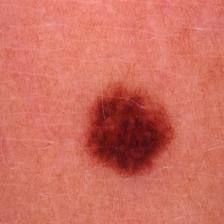
#> input picture dataset/train/Benign/1059.jpg, 224 x 224 px, found by its file name; its folder holds only this picture in this run
$ jupyter execute --allow-errors Melanoma_Cancer_Image_analysis.ipynb
#> lines starting #> are read from the running program, lines starting #| are printed output that depends on the picture
### Importing the libraries

[cell 1]
import os
import numpy as np
import seaborn as sns
import matplotlib.pyplot as plt
import tensorflow as tf
from tensorflow.keras.preprocessing.image import ImageDataGenerator
from tensorflow.keras.models import Sequential
from tensorflow.keras.layers import Dense, Conv2D, MaxPooling2D, Flatten, Dropout, GlobalAveragePooling2D
from tensorflow.keras.optimizers import Adam
import warnings
from PIL import Image, ImageEnhance
import cv2
import matplotlib.pyplot as plt
warnings.filterwarnings("ignore")
from sklearn.utils.class_weight import compute_class_weight
from sklearn.metrics import classification_report, confusion_matrix
from tensorflow.keras.applications import ResNet50
from tensorflow.keras.models import Model
import random
import shutil
from tensorflow.keras.layers import BatchNormalization
from tensorflow.keras.callbacks import EarlyStopping,ReduceLROnPlateau
from transformers import AutoModel
from tensorflow.keras.mixed_precision import set_global_policy
from sklearn.model_selection import train_test_split
from tensorflow.keras.applications import EfficientNetB0

[cell 2]
import transformers
print(transformers.__version__)

### Reading both our train and test data & EDA

[cell 3]
# Define dataset paths
train_dir = r"C:\Users\S P E C T R E\Desktop\Personal Projects\Melanoma-Cancer-Image-Analysis\dataset\train"
test_dir = r"C:\Users\S P E C T R E\Desktop\Personal Projects\Melanoma-Cancer-Image-Analysis\dataset\test"

# Get class names (benign & malignant)
categories = os.listdir(train_dir)
categories

[cell 4]
# Function to display sample images for each category
def display_sample_images(data_dir, categories, num_samples=5):
#> called with num_samples = 5
    plt.figure(figsize=(15, 10))

    for i, category in enumerate(categories):
        category_path = os.path.join(data_dir, category)
        images = os.listdir(category_path)

        for j in range(num_samples):
            sample_image = random.choice(images)
            img_path = os.path.join(category_path, sample_image)

            # Read and display image
            img = cv2.imread(img_path)
#> img is the input picture: shape (224, 224, 3); mean B, G, R 95.7, 110.2, 206.8
            img = cv2.cvtColor(img, cv2.COLOR_BGR2RGB)  # Convert BGR to RGB

            plt.subplot(len(categories), num_samples, i * num_samples + j + 1)
            plt.imshow(img)
            plt.title(category)
            plt.axis("off")

    plt.tight_layout()
    plt.show()

# Display sample images
display_sample_images(train_dir, categories)

Looking at these benign samples, we can already observe some challenges in the dataset;

Variability in Skin Tone & Lighting

The benign image has a reddish tone, while the malignant image has a neutral skin tone.
This variation might affect model performance if not normalized properly.
Presence of Artifacts

The malignant image contains hairs and dark marks that are unrelated to the lesion.
These could introduce noise and cause the model to focus on irrelevant features.
Uneven Focus & Resolution

The benign image is sharper, while the malignant image appears a bit blurry.
This might affect the feature extraction during model training.

### Splitting the train set into train and validation set

[cell 5]
#Define paths
train_dir = r"C:\Users\S P E C T R E\Desktop\Personal Projects\Melanoma-Cancer-Image-Analysis\dataset\train"
val_dir = r"C:\Users\S P E C T R E\Desktop\Personal Projects\Melanoma-Cancer-Image-Analysis\dataset\validation"

# Create validation directory if it doesn't exist
os.makedirs(val_dir, exist_ok=True)

# Get all categories (Benign & Malignant)
categories = os.listdir(train_dir)

# Set seed for reproducibility
random.seed(42)

# Split each category into training and validation sets
#> (the rest of this cell did not finish here and is left out)

[cell 6]
# Function to count images in each category
def count_images(directory):
    counts = {category: len(os.listdir(os.path.join(directory, category))) for category in categories}
    return counts

# Count images in train and validation
train_counts = count_images(train_dir)
val_counts = count_images(val_dir)

# Print results
print("Number of images per category in TRAIN:")
for category, count in train_counts.items():
    print(f"{category}: {count} images")

print("\nNumber of images per category in VALIDATION:")
for category, count in val_counts.items():
    print(f"{category}: {count} images")

### Apply Preprocessing & Augmentation

[cell 7]
# Define image size and batch size
IMG_SIZE = (224, 224)
BATCH_SIZE = 32

# Data augmentation for training set
#> (the rest of this cell did not finish here and is left out)

[cell 8]
#checking if there's an imbalance in train generator
# class labels
class_labels = ["Benign", "Malignant"]

# Count occurrences of each class
#> (the rest of this cell did not finish here and is left out)

From the graph the class distribution looks a bit imbalanced but not too extreme. Since the benign class has more samples than the malignant class, applying class weighting during model training will help ensure balanced learning.

[cell 9]
# Checking class distribution in the validation set
val_labels = ["Benign", "Malignant"]

# Count occurrences of each class
#> (the rest of this cell did not finish here and is left out)

Applying class weighting to ensure the model doesn't become biased toward the majority class.

#> (a cell that did not finish here is left out)

The model will slightly downweight the Benign class (0.95).
It will slightly upweight the Malignant class (1.05) to balance the dataset.

### Enhances edges and details in the image.and enhancing contrast by adjusting image brightness dynamically

[cell 11]
# Function to preprocess images correctly
def preprocess_image(image, target_size=(224, 224)):
    # Resize image first
    image = cv2.resize(image, target_size)

    # Apply sharpening filter BEFORE normalizing
    sharpen_kernel = np.array([[0, -1, 0], [-1, 5, -1], [0, -1, 0]])
    image = cv2.filter2D(image, -1, sharpen_kernel)

    # Convert back to uint8 before normalization
    image = np.clip(image, 0, 255).astype(np.uint8)

    # Normalize pixel values to [0,1]
    image = image / 255.0

    return image

# Example usage with a real image
sample_image = np.random.randint(0, 256, (300, 300, 3), dtype=np.uint8)  # Simulating an actual image
processed_image = preprocess_image(sample_image)

# Show before & after
plt.subplot(1, 2, 1)
plt.imshow(sample_image)
plt.title("Original Image")

plt.subplot(1, 2, 2)
plt.imshow(processed_image)
plt.title("Processed Image")

plt.show()
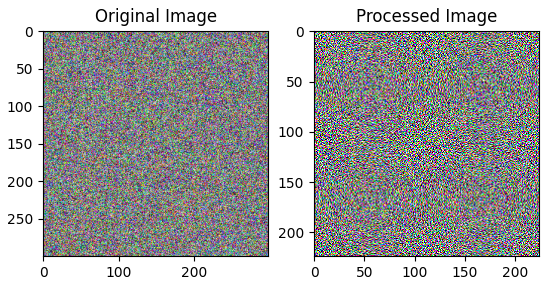
#> figure drawn by matplotlib, 2 panels
